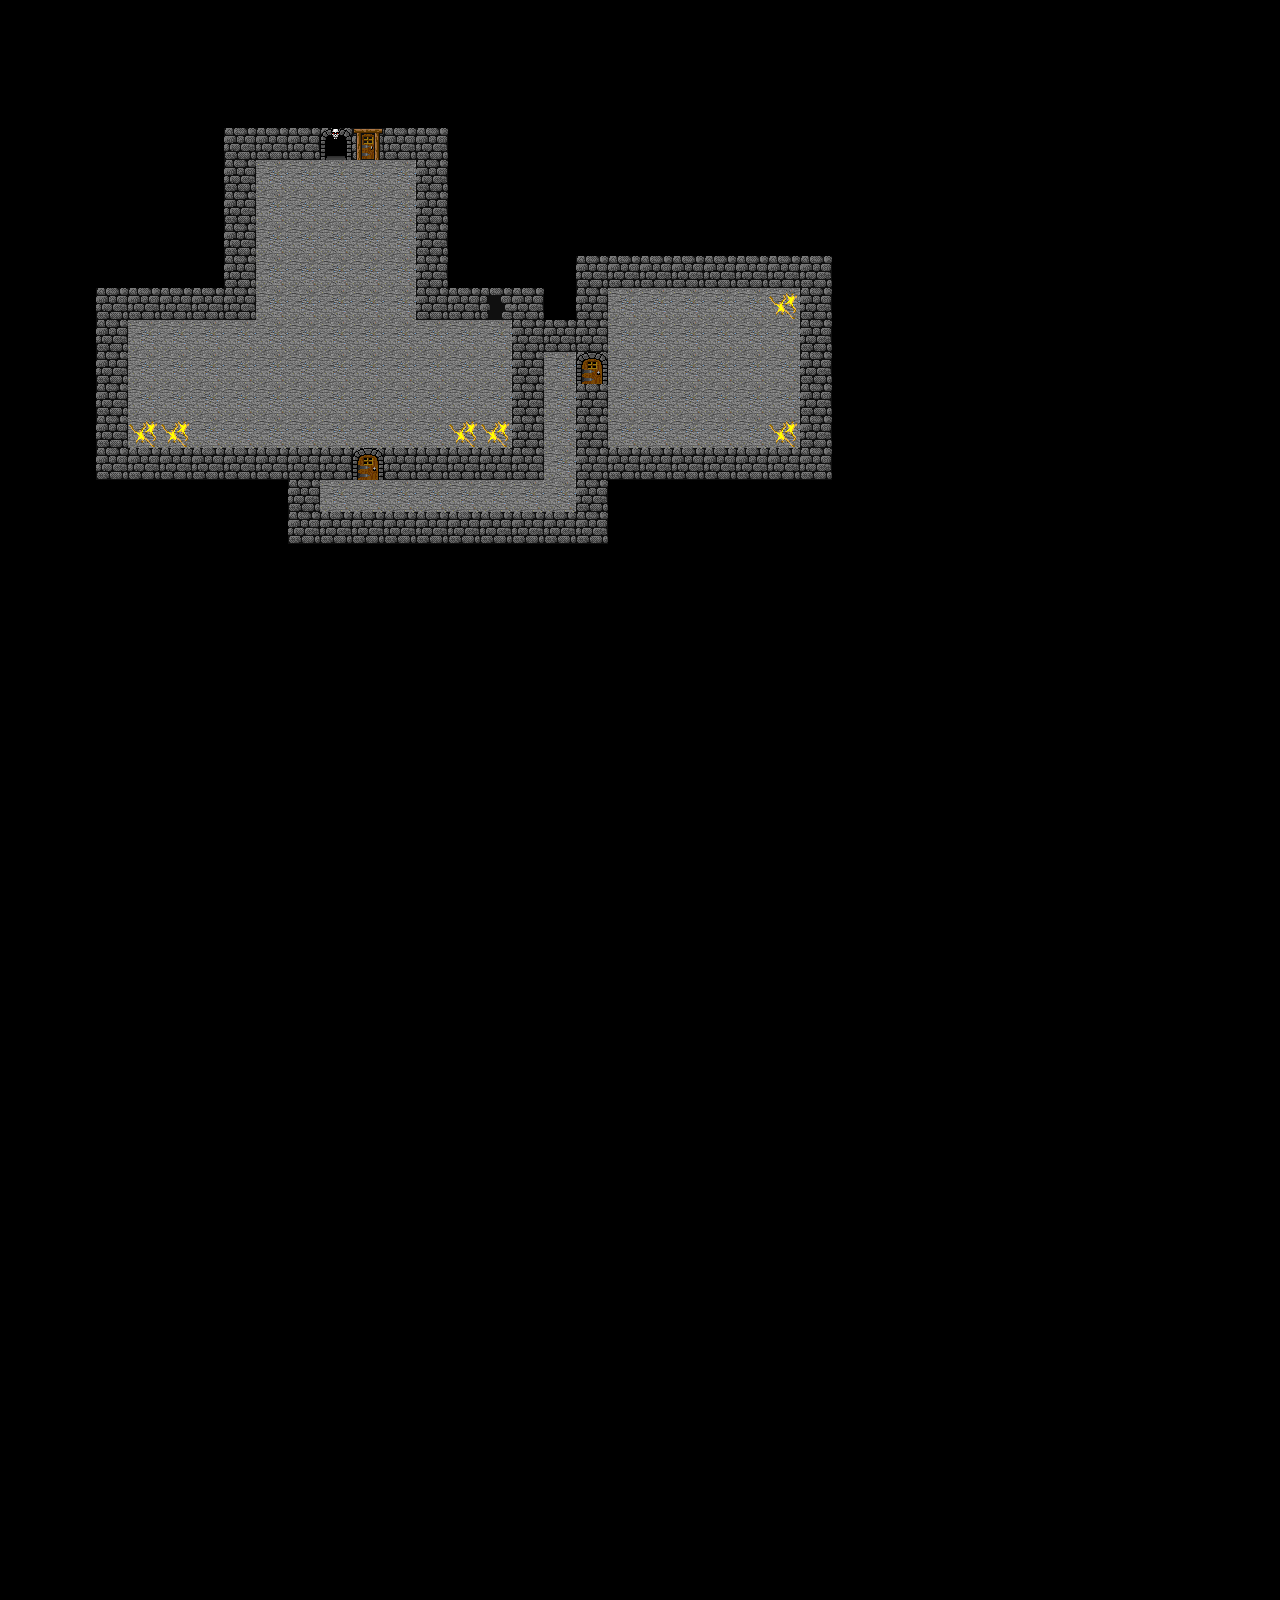

The image is a tile-based game level rendered from a .tmx file. Its description and source (layers, tilesets, objects; grid data summarised) follow:
An orthogonal 40x50 tile map with 32x32 px tiles, 3 tile layers (Layer 0, Ebene 1, Objects).

<map version="1.0" orientation="orthogonal" width="40" height="50" tilewidth="32" tileheight="32">
 <properties>
  <property name="name" value="Dungeon of Doom" />
  <property name="secretDoors" value="3" />
 </properties>
 <tileset firstgid="1" name="Dungeon" tilewidth="32" tileheight="32">
  <image source="dungeontiles.gif" width="288" height="320" />
 </tileset>
 <layer name="Layer 0" width="40" height="50">
  <properties>
   <property name="monsters" value="harmless" />
   <property name="sparks" value="true" />
  </properties>
  <data>[2000 cells, 200 non-empty, 6 distinct tile ids]</data>
 </layer>
 <layer name="Ebene 1" width="40" height="50">
  <data>[2000 cells, 0 non-empty, 0 distinct tile ids]</data>
 </layer>
 <layer name="Objects" width="40" height="50">
  <data>[2000 cells, 1 non-empty, 1 distinct tile ids]</data>
 </layer>
</map>
